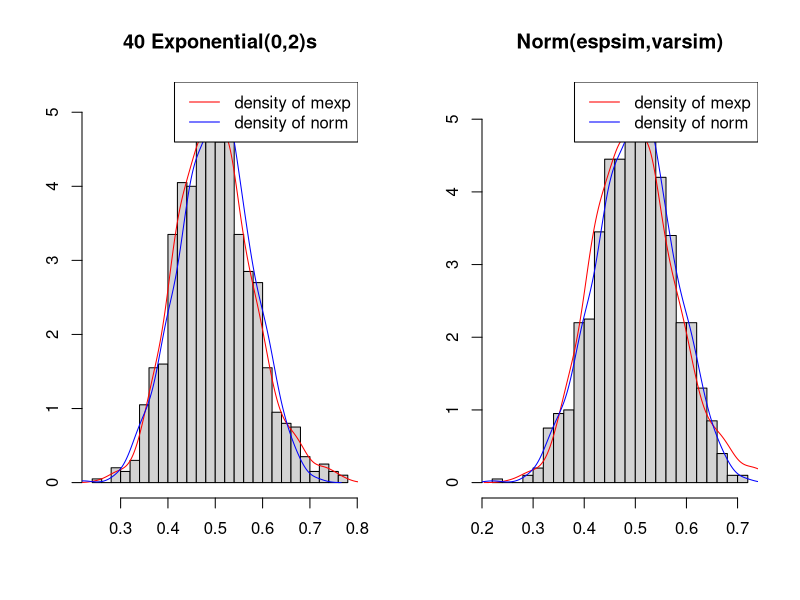

R code for this plot:
## ---- chunk 1
set.seed(200)
lambda <- 2
mexp <- NULL
for (i in 1 : 1000) (mexp = c(mexp, mean(rexp(40,lambda))))
## ---- chunk 2
1/lambda
## ---- chunk 3
espsim <- mean(mexp)
espsim
## ---- chunk 4
varsim <- (1/lambda)^2/40
varsim
## ---- chunk 5
var(mexp)
## ---- chunk 6
norm <- rnorm(1000, mean = espsim, sd = sqrt(varsim))
## ---- chunk 7
par(mfrow = c(1,2))
hist(mexp, breaks = 24,xlab = "",ylab = "", prob=TRUE,main = "40 Exponential(0,2)s")
lines(density(mexp),col = "red")
lines(density(norm), col = "blue")
legend("topright", legend = c("density of mexp","density of norm"), col = c("red","blue"), lwd = 1)
hist(norm,breaks = 24,xlab = "",ylab = "", prob=TRUE,main = "Norm(espsim,varsim)")
lines(density(mexp),col = "red")
lines(density(norm), col = "blue")
legend("topright", legend = c("density of mexp","density of norm"), col = c("red","blue"), lwd = 1)
